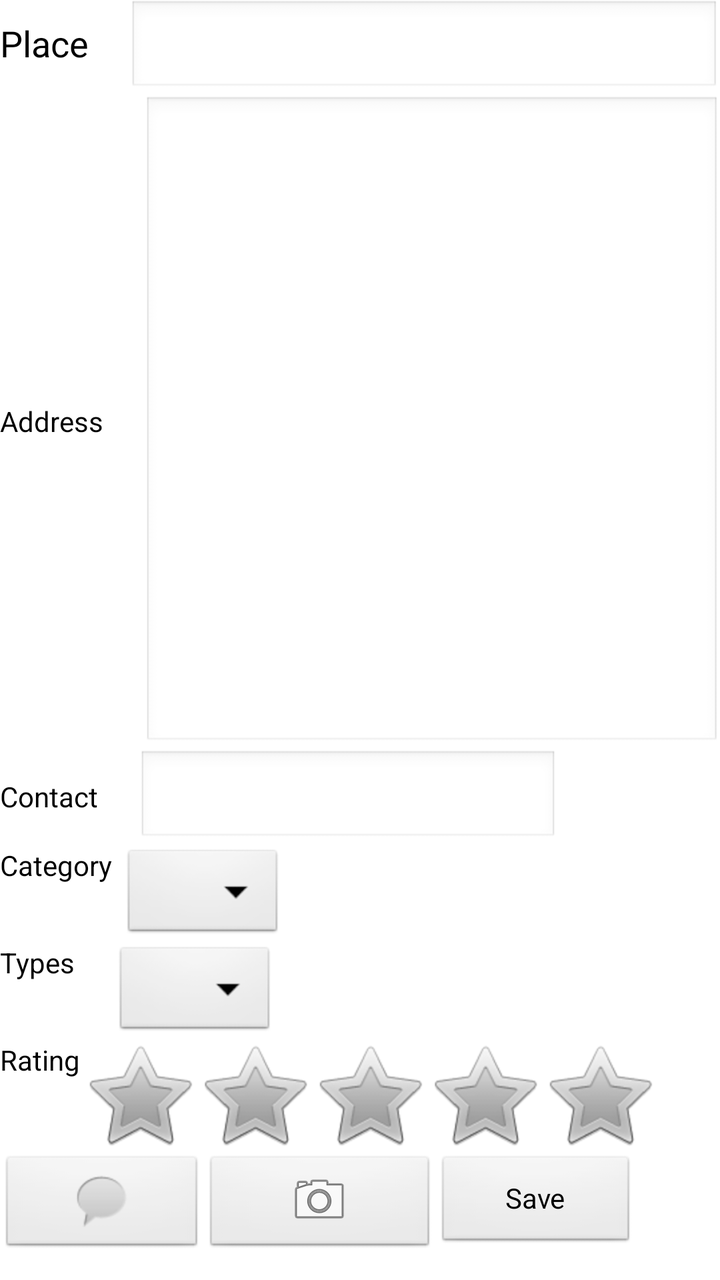
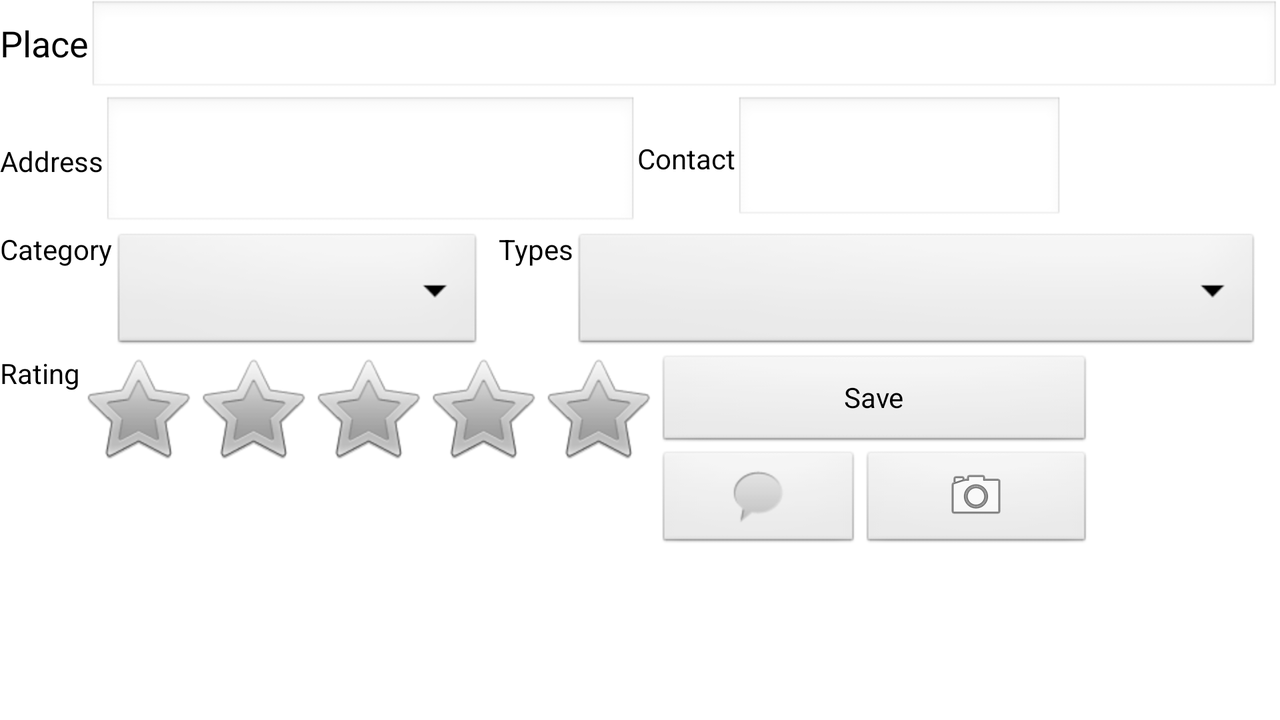

Compare how this app lays out the same screen by default and in its alternative resource folder. The renders come first, then the two layout files and the values they reference.
<!-- AndroidManifest.xml: application theme AppTheme -->
<!-- res/layout/newplace.xml -->
<?xml version="1.0" encoding="utf-8"?>
<LinearLayout xmlns:android="http://schemas.android.com/apk/res/android"
    android:layout_width="fill_parent"
    android:layout_height="fill_parent"
    android:orientation="vertical"
    android:weightSum="100"
     >
     
	<LinearLayout xmlns:android="http://schemas.android.com/apk/res/android"
    android:layout_width="fill_parent"
    android:layout_height="wrap_content"
    android:orientation="horizontal"
    android:weightSum="10"
     >

		<TextView
		    android:id="@+id/tvName"
		    android:layout_width="wrap_content"
		    android:layout_height="wrap_content"
		    android:text="Place"
		    android:textAppearance="?android:attr/textAppearanceMedium"
		    android:textColor="@color/black" 
		    />

		<EditText
		    android:id="@+id/etName"
		    android:layout_width="match_parent"
		    android:layout_height="wrap_content"
		    android:ems="10" 
		    android:layout_marginLeft="20dp"/>
     
     </LinearLayout>

     <LinearLayout
         xmlns:android="http://schemas.android.com/apk/res/android"
         android:layout_width="match_parent"
         android:layout_height="wrap_content"
         android:layout_weight="96.18"
         android:orientation="horizontal"
         android:weightSum="20" >

		<TextView
	    android:id="@+id/tvAddress"
	    android:layout_width="wrap_content"
	    android:layout_height="wrap_content"
	    android:text="Address"
	    android:textColor="@color/black" />

		<EditText
		    android:id="@+id/etAddress"
		    android:layout_width="match_parent"
		    android:layout_height="match_parent"
		    android:layout_marginLeft="20dp"
		    android:ems="10"
		    android:inputType="textPostalAddress" >

	    <requestFocus />
	</EditText>
     
     </LinearLayout>
     <LinearLayout xmlns:android="http://schemas.android.com/apk/res/android"
    android:layout_width="wrap_content"
    android:layout_height="wrap_content"
    android:orientation="horizontal"
    android:weightSum="10"
     >
		<TextView
		    android:id="@+id/tvContact"
		    android:layout_width="wrap_content"
		    android:layout_height="wrap_content"
		    android:text="Contact"		    
		    android:textColor="@color/black" />

		<EditText
		    android:id="@+id/etContact"
		    android:layout_width="match_parent"
		    android:layout_height="wrap_content"
		    android:layout_marginLeft="20dp"
		    android:layout_weight="17.59"
		    android:ems="10"
		    android:inputType="phone" />
     
     </LinearLayout>
     <LinearLayout xmlns:android="http://schemas.android.com/apk/res/android"
    android:layout_width="wrap_content"
    android:layout_height="wrap_content"
    android:orientation="horizontal"
    android:weightSum="15"
     >

         <TextView
             android:id="@+id/tvCategory"
             android:layout_width="wrap_content"
             android:layout_height="wrap_content"
             android:text="Category"
             android:textColor="@color/black" />
		
		 <Spinner
         android:id="@+id/spinner1"
         android:layout_width="match_parent"
         android:layout_height="wrap_content" 
         android:layout_marginLeft="5dp"/>
     
     </LinearLayout>

    

     <LinearLayout xmlns:android="http://schemas.android.com/apk/res/android"
    android:layout_width="wrap_content"
    android:layout_height="wrap_content"
    android:orientation="horizontal"
    android:weightSum="15"
     >
		 <TextView
		    android:id="@+id/tvTypes"
		    android:layout_width="wrap_content"
		    android:layout_height="wrap_content"
		    android:text="Types"		    
		    android:textColor="@color/black" />
		
		 <Spinner
         android:id="@+id/spinner2"
         android:layout_width="match_parent"
         android:layout_height="wrap_content"
         android:layout_marginLeft="20dp" />
     
     </LinearLayout>
     <LinearLayout xmlns:android="http://schemas.android.com/apk/res/android"
    android:layout_width="wrap_content"
    android:layout_height="wrap_content"
    android:orientation="horizontal"
    android:weightSum="10"
     >
		<TextView
		    android:id="@+id/tvRating"
		    android:layout_width="wrap_content"
		    android:layout_height="wrap_content"
		    android:text="Rating"		    
		    android:textColor="@color/black" />

         <RatingBar
             android:id="@+id/rbuserrating"
             android:layout_width="wrap_content"
             android:layout_height="wrap_content"
             android:layout_marginLeft="1dp"
             android:numStars="5" />
      
     </LinearLayout>

    

     <LinearLayout xmlns:android="http://schemas.android.com/apk/res/android"
    android:layout_width="wrap_content"
    android:layout_height="wrap_content"
    android:orientation="horizontal"
    android:weightSum="10"
     >

      <ImageButton
          android:id="@+id/ibChat"
          android:layout_width="102dp"
          android:layout_height="wrap_content"
          android:src="@android:drawable/sym_action_chat" />

    <ImageButton
        android:id="@+id/ibCam"
        android:layout_width="116dp"
        android:layout_height="wrap_content"
        android:src="@android:drawable/ic_menu_camera" />

    <Button
        android:id="@+id/bSave"
        android:layout_width="100dp"
        android:layout_height="wrap_content"
        android:text="Save" />
     
     </LinearLayout>
    

</LinearLayout>
<!-- resources referenced by this layout -->
<resources>
  <color name="black">#000000</color>
  <style name="AppTheme" parent="AppBaseTheme">
          
          <item name="android:windowTitleSize">35dp</item>
          <item name="android:windowTitleBackgroundStyle">@style/WindowTitleBackground</item>              
          <item name="android:textColor">@color/white</item>             
      </style>
  <style name="AppBaseTheme" parent="android:Theme.Light">
          
      </style>
  <style name="WindowTitleBackground">     
          <item name="android:background">@color/custom</item>       
      </style>
  <color name="white">#FFFFFF</color>
  <color name="custom">#16588F</color>
</resources>
<!-- res/layout-land/newplace.xml (the repository's variant of the layout above) -->
<!-- drawn on the phone turned sideways -->
<?xml version="1.0" encoding="utf-8"?>
<LinearLayout xmlns:android="http://schemas.android.com/apk/res/android"
    android:layout_width="fill_parent"
    android:layout_height="fill_parent"
    android:orientation="vertical"
    android:weightSum="100"
     >
     
	<LinearLayout
	    xmlns:android="http://schemas.android.com/apk/res/android"
	    android:layout_width="fill_parent"
	    android:layout_height="wrap_content"
	    android:orientation="horizontal"
	    android:weightSum="10" >

		<TextView
		    android:id="@+id/tvName"
		    android:layout_width="wrap_content"
		    android:layout_height="wrap_content"
		    android:text="Place"
		    android:textAppearance="?android:attr/textAppearanceMedium"
		    android:textColor="@color/black" 
		    />

		<EditText
		    android:id="@+id/etName"
		    android:layout_width="match_parent"
		    android:layout_height="wrap_content"
		    android:ems="10"
		    android:textSize="@dimen/padding_large" />
     
     </LinearLayout>
     
	<LinearLayout
	    xmlns:android="http://schemas.android.com/apk/res/android"
	    android:layout_width="wrap_content"
	    android:layout_height="wrap_content"
	    android:orientation="horizontal"
	    android:weightSum="20" >

     <LinearLayout
         xmlns:android="http://schemas.android.com/apk/res/android"
         android:layout_width="wrap_content"
         android:layout_height="67dp"
         android:orientation="horizontal"
         android:weightSum="20" >

		<TextView
	    android:id="@+id/tvAddress"
	    android:layout_width="wrap_content"
	    android:layout_height="wrap_content"
	    android:text="Address"
	    android:textColor="@color/black" />

		<EditText
		    android:id="@+id/etAddress"
		    android:layout_width="267dp"
		    android:layout_height="match_parent"
		    android:ems="10"
		    android:inputType="textPostalAddress" >

	    <requestFocus />
	</EditText>
     
     </LinearLayout>

     <LinearLayout
         xmlns:android="http://schemas.android.com/apk/res/android"
         android:layout_width="216dp"
         android:layout_height="wrap_content"
         android:orientation="horizontal"
         android:weightSum="10" >

         <TextView
             android:id="@+id/tvContact"
             android:layout_width="wrap_content"
             android:layout_height="wrap_content"
             android:text="Contact"
             android:textColor="@color/black" />

         <EditText
             android:id="@+id/etContact"
             android:layout_width="164dp"
             android:layout_height="64dp"
             android:ems="10"
             android:inputType="phone" />
     </LinearLayout>
     
     </LinearLayout>
     
	<LinearLayout
	    xmlns:android="http://schemas.android.com/apk/res/android"
	    android:layout_width="fill_parent"
	    android:layout_height="wrap_content"
	    android:orientation="horizontal"
	    android:weightSum="10" >

     <LinearLayout
         xmlns:android="http://schemas.android.com/apk/res/android"
         android:layout_width="244dp"
         android:layout_height="62dp"
         android:layout_weight="0.38"
         android:orientation="horizontal"
         android:weightSum="15" >

         <TextView
             android:id="@+id/tvCategory"
             android:layout_width="wrap_content"
             android:layout_height="wrap_content"
             android:text="Category"
             android:textColor="@color/black" />

         <Spinner
             android:id="@+id/spinner1"
             android:layout_width="185dp"
             android:layout_height="match_parent" />

         
     
     </LinearLayout>

     <LinearLayout
         xmlns:android="http://schemas.android.com/apk/res/android"
         android:layout_width="253dp"
         android:layout_height="match_parent"
         android:layout_weight="37.74"
         android:orientation="horizontal"
         android:weightSum="15" >

         <TextView
             android:id="@+id/tvType"
             android:layout_width="wrap_content"
             android:layout_height="wrap_content"
             android:text="Types"
             android:textColor="@color/black" />
         
         <Spinner
             android:id="@+id/spinner2"
             android:layout_width="200dp"
             android:layout_height="match_parent"
             android:layout_weight="3.87" />

     </LinearLayout>
     
      </LinearLayout>
      
	<LinearLayout xmlns:android="http://schemas.android.com/apk/res/android"
    android:layout_width="wrap_content"
    android:layout_height="wrap_content"
    android:orientation="horizontal"    
     >

     <LinearLayout
         xmlns:android="http://schemas.android.com/apk/res/android"
         android:layout_width="wrap_content"
         android:layout_height="wrap_content"
         android:orientation="horizontal"
         android:weightSum="10" >

		<TextView
		    android:id="@+id/tvRating"
		    android:layout_width="wrap_content"
		    android:layout_height="wrap_content"
		    android:text="Rating"		    
		    android:textColor="@color/black" />

		<RatingBar
		    android:id="@+id/rbuserrating"
		    android:layout_width="wrap_content"
		    android:layout_height="wrap_content"
		    android:numStars="5" />
      
     </LinearLayout>

     

     <LinearLayout xmlns:android="http://schemas.android.com/apk/res/android"
    android:layout_width="wrap_content"
    android:layout_height="wrap_content"
    android:orientation="vertical"
    android:weightSum="10"
     >

		<Button
		    android:id="@+id/bSave"
		    android:layout_width="match_parent"
		    android:layout_height="wrap_content"
		    android:text="Save" />
		
		<LinearLayout xmlns:android="http://schemas.android.com/apk/res/android"
    android:layout_width="wrap_content"
    android:layout_height="wrap_content"
    android:orientation="horizontal"    
     >
		<ImageButton
          android:id="@+id/ibChat"
          android:layout_width="102dp"
          android:layout_height="wrap_content"
          android:src="@android:drawable/sym_action_chat" />

    <ImageButton
        android:id="@+id/ibCam"
        android:layout_width="116dp"
        android:layout_height="wrap_content"
        android:src="@android:drawable/ic_menu_camera" />
     
     </LinearLayout>
     
		</LinearLayout>
     
     </LinearLayout>
    

</LinearLayout>
